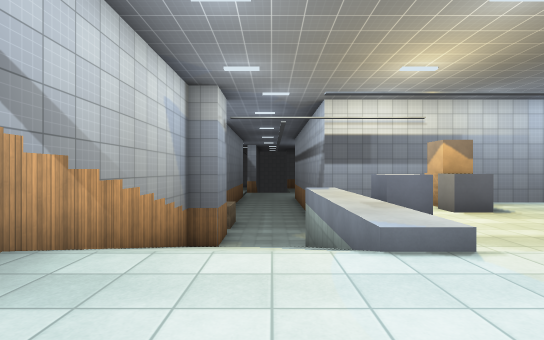
view 1 (above)

19 first-person views from a walk through a level from a Godot 3-D game. The camera is 1.4 m above the floor, looks level and sees 85° across. The floor is counted in squares, 2 m on a side. Each view is taken from the middle of a square. On the plan, view 1 faces up. The plan holds only what a view shows up to about 10 squares ahead; the rest is blank. The place goes on beyond the plan. Surface patterns are stand-ins for the level's own textures.

view 2
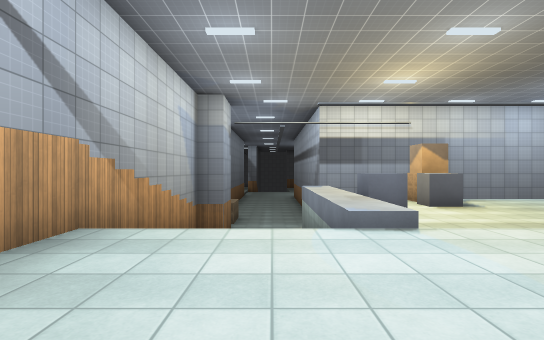

view 3
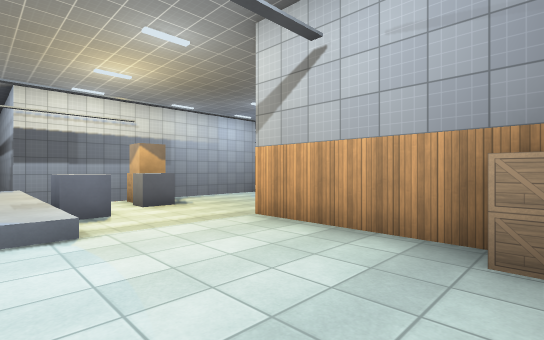

view 4
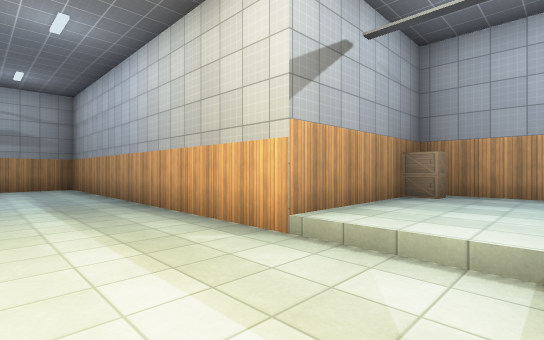

view 5
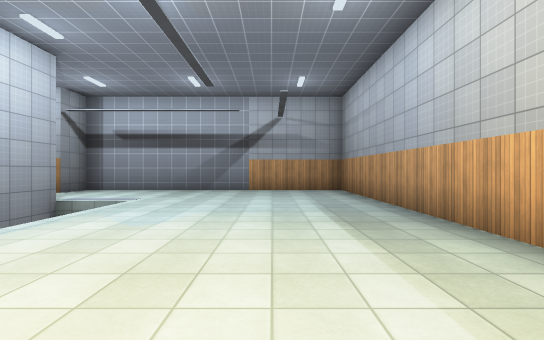

view 6
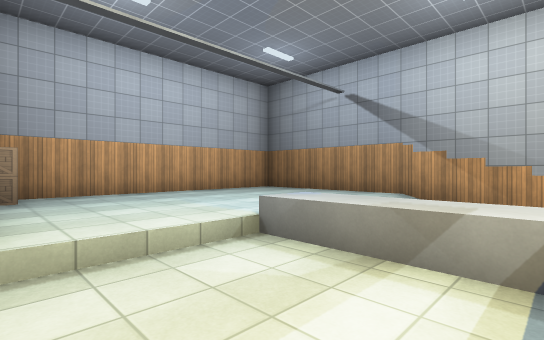

view 7
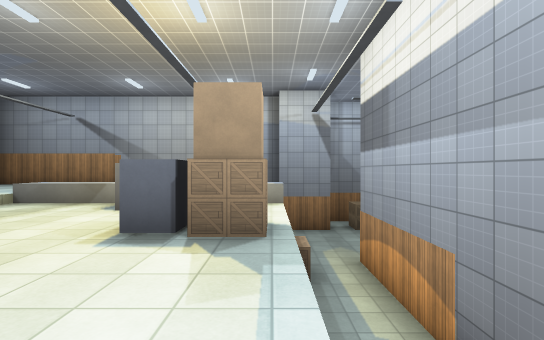

view 8
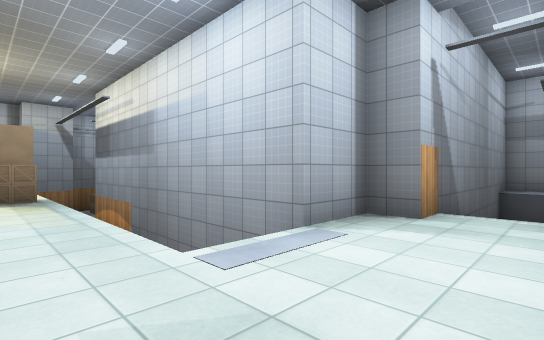

view 9
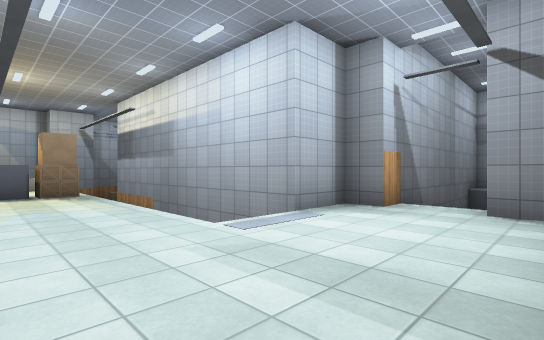

view 10
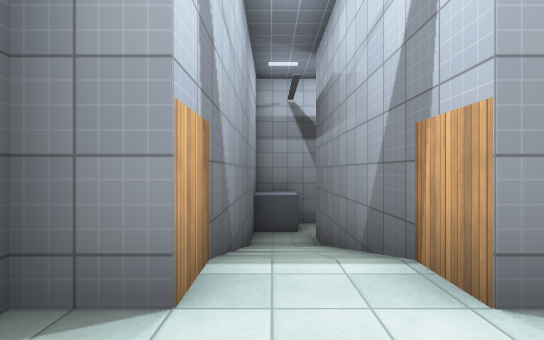

view 11
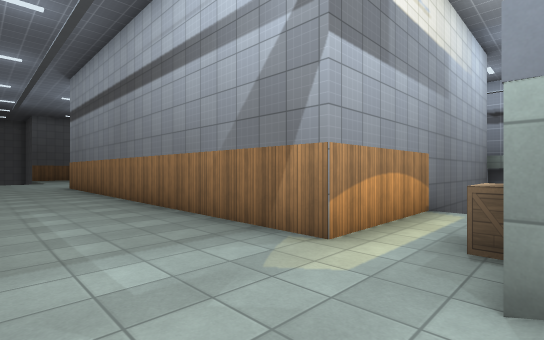

view 12
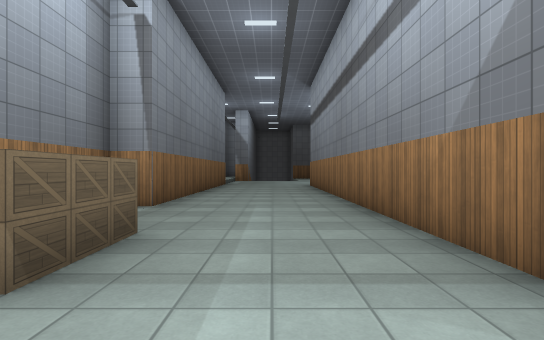

view 13
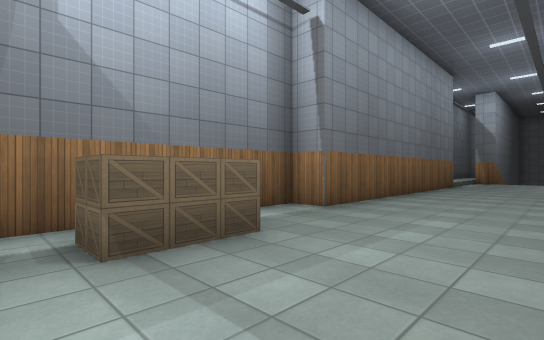

view 14
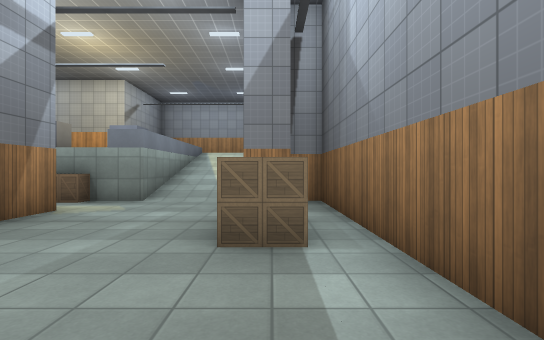

view 15
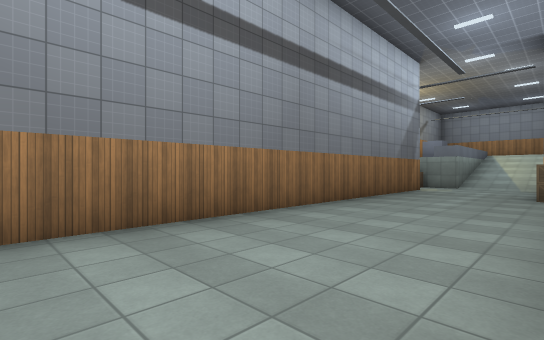

view 16
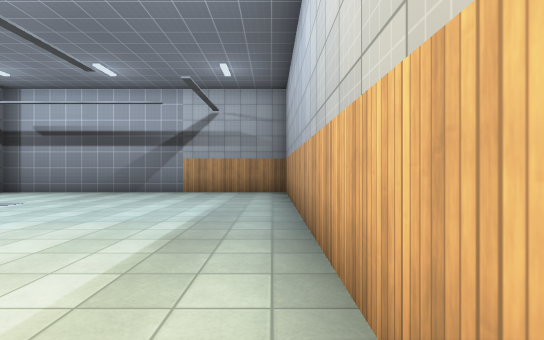

view 17
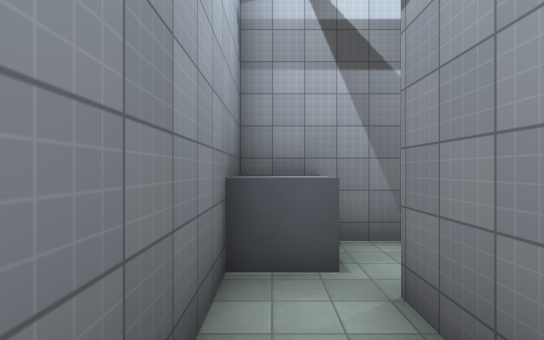

view 18
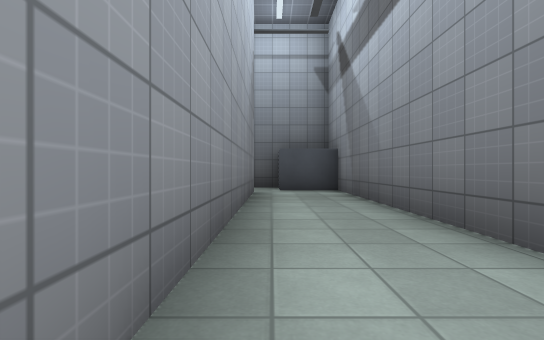

view 19
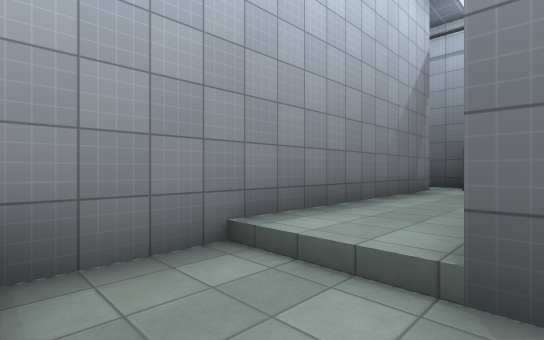

### Floor plan
Key: @ floor where view 1 was taken; # wall or solid block; . main floor; : floor 0.5 m higher than the main floor; - floor 2 m lower than the main floor; _ floor 2.25 m lower than the main floor; / step, stairs or slope; C crate; B box.
Columns run from 3 left of view 1 to 21 right of it. Each row starts with its distance up from view 1.
 21 #____#
 20 #____#         ########__
 19 #____#        ##------/_
 18 #____#        #-------/_
 17 #____#        #-#########
 16 #____#        #/#
 15 #____#        #/#
 14 #____#        #/#
 13 #____#        #/#
 12 #B___#       ##.##
 11 #B___#       #....
 10 ##___#########....
  9 ##____C_/     ....
  8 #_//#...C.........
  7 #////..#C.........
  6 #////.............#
  5 #////.............#
  4 #////.............#
  3 #////.............#
  2 #:::::::###########
  1 #:::::::#
  0 #::@::::#
 -1 #::::::C
 -2 ########

Where each view was taken, in squares from view 1:
view 1: 0 up, 0 right, facing up
view 2: 1 down, 0 right, facing up
view 3: 1 down, 1 right, facing up-right
view 4: 5 up, 2 right, facing down-right
view 5: 5 up, 4 right, facing right
view 6: 5 up, 4 right, facing down-left
view 7: 8 up, 8 right, facing left
view 8: 7 up, 13 right, facing up-left
view 9: 6 up, 14 right, facing up-left
view 10: 10 up, 12 right, facing up
view 11: 8 up, 1 left, facing up-right
view 12: 9 up, 0 right, facing up
view 13: 10 up, 1 right, facing up-left
view 14: 15 up, 2 left, facing down
view 15: 21 up, 2 left, facing down-right
view 16: 3 up, 5 right, facing right
view 17: 15 up, 12 right, facing up
view 18: 18 up, 20 right, facing left
view 19: 20 up, 21 right, facing down-left
